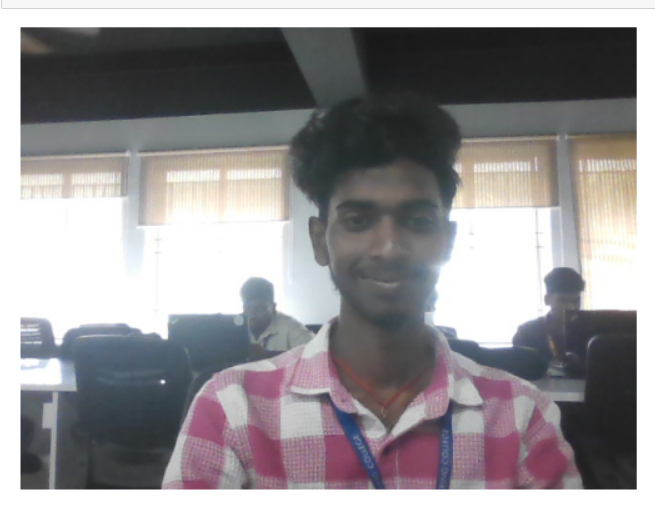
#> input picture image-1.png, 655 x 522 px, given in place of the camera
$ jupyter execute --allow-errors DIP_EX_02.ipynb
#> lines starting #> are read from the running program, lines starting #| are printed output that depends on the picture
[cell 1]
# Name: JANARTHANAN K
# REG. NO: 212223040072

import cv2
import numpy as np

[cell 2]
face_cascade = cv2.CascadeClassifier(cv2.data.haarcascades + "haarcascade_frontalface_default.xml")
print(face_cascade)

[cell 3]
print(cv2.data.haarcascades)

[cell 4]
haar_cascade_path = 'C:/Users/admin/AppData/Roaming/Python/Python311/site-packages/cv2/data/haarcascade_frontalface_default.xml'
face_cascade = cv2.CascadeClassifier(haar_cascade_path)

[cell 5]
# Check if the cascade has loaded properly
if face_cascade.empty():
    print("Error loading cascade file. Please check the path.")
else:
    print("Cascade file loaded successfully.")

[cell 6]
import cv2
obj = cv2.VideoCapture(0)
while(True):
    cap,frame = obj.read()
#> frame is the input picture: shape (522, 655, 3); mean B, G, R 149.8, 147.5, 150.4
    cv2.imshow('video.jpg',frame)
    cv2.imwrite("pic.jpg",frame)
    if cv2.waitKey(1) == ord('q'):
#> (key q is pressed here)
        break
obj.release()

[cell 7]
import cv2
import matplotlib.pyplot as plt
from IPython.display import clear_output
import time

[cell 8]
cap = cv2.VideoCapture(0)
ret, frame = cap.read()
if ret:
    cv2.imwrite("captured_frame.jpg", frame)
cap.release()

[cell 9]
captured_image = cv2.imread('captured_frame.jpg')

[cell 10]
plt.imshow(captured_image[:,:,::-1])
#> (this line was passed over: IPython is not available in this run)
plt.title('Captured Frame')
#> (this line was passed over: IPython is not available in this run)
plt.axis('off')
#> (this line was passed over: IPython is not available in this run)

$ run again, on image-2.png
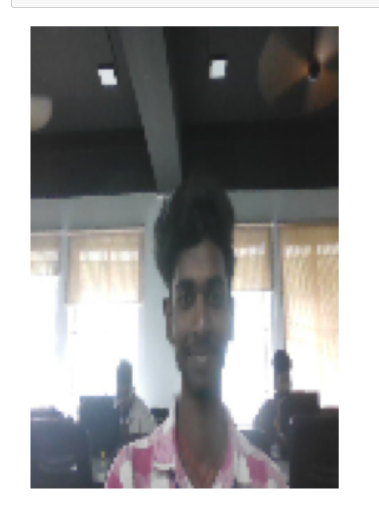
#> input picture image-2.png, 379 x 520 px, given in place of the camera
#> frame is the input picture: shape (520, 379, 3); mean B, G, R 155.2, 155.2, 155.6

$ run again, on image-3.png
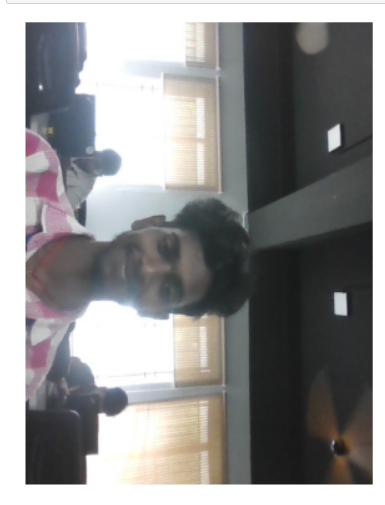
#> input picture image-3.png, 385 x 505 px, given in place of the camera
#> frame is the input picture: shape (505, 385, 3); mean B, G, R 143.5, 143.5, 143.8

$ run again, on image.png
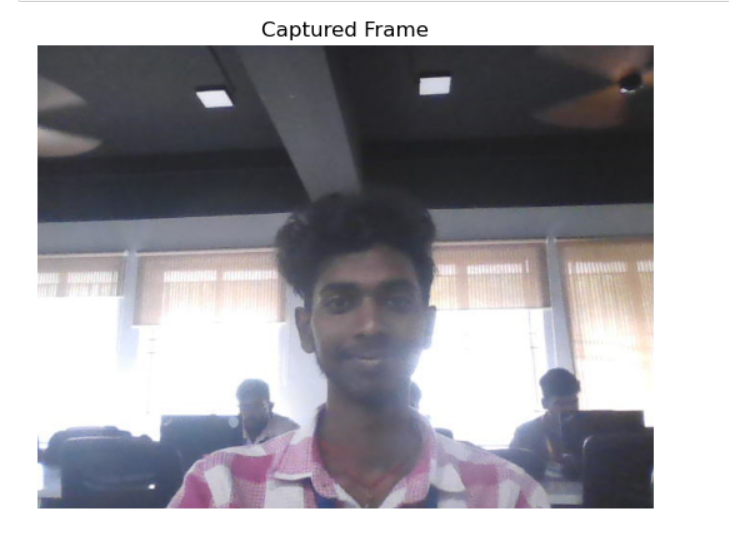
#> input picture image.png, 729 x 536 px, given in place of the camera
#> frame is the input picture: shape (536, 729, 3); mean B, G, R 165, 159.7, 161.3
